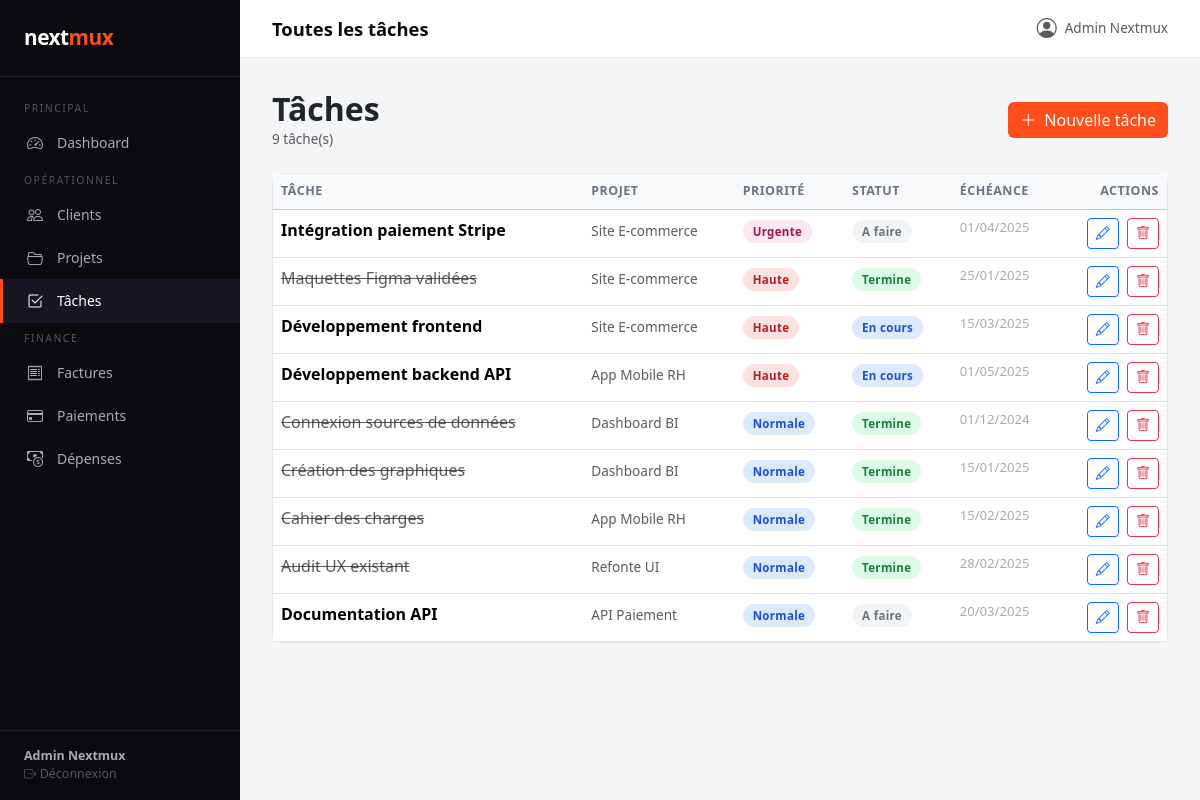
The app's page /index.php?module=taches&action=index (signed in) with its own data.
### tables this page shows
CREATE TABLE IF NOT EXISTS taches (
  id INT AUTO_INCREMENT PRIMARY KEY,
  projet_id INT NOT NULL,
  titre VARCHAR(200) NOT NULL,
  description TEXT,
  priorite ENUM('basse','normale','haute','urgente') DEFAULT 'normale',
  statut ENUM('a_faire','en_cours','termine') DEFAULT 'a_faire',
  date_echeance DATE,
  created_at DATETIME DEFAULT CURRENT_TIMESTAMP,
  FOREIGN KEY (projet_id) REFERENCES projets(id) ON DELETE CASCADE
);

CREATE TABLE IF NOT EXISTS projets (
  id INT AUTO_INCREMENT PRIMARY KEY,
  client_id INT NOT NULL,
  nom VARCHAR(150) NOT NULL,
  description TEXT,
  date_debut DATE,
  date_fin DATE,
  statut ENUM('en_cours','termine','suspendu','annule') DEFAULT 'en_cours',
  budget DECIMAL(10,2) DEFAULT 0,
  created_at DATETIME DEFAULT CURRENT_TIMESTAMP,
  FOREIGN KEY (client_id) REFERENCES clients(id) ON DELETE CASCADE
);

### controllers/tachesController.php (called while the page is built, shortened)
<?php
require_once __DIR__ . '/../models/Tache.php';
class TachesController {
    private Tache  $model;
    public function __construct() {
        $this->model       = new Tache();
    }
    public function index(): void {
        $taches     = $this->model->getAll();
        require_once __DIR__ . '/../views/taches/index.php';
    }
}

### config/db.php (called while the page is built, shortened)
<?php
function getDB(): PDO {
    static $pdo = null;
    if ($pdo === null) {
        $dsn = "mysql:host=" . DB_HOST . ";dbname=" . DB_NAME . ";charset=" . DB_CHARSET;
        try {
            $pdo = new PDO($dsn, DB_USER, DB_PASS, [
                PDO::ATTR_ERRMODE            => PDO::ERRMODE_EXCEPTION,
                PDO::ATTR_DEFAULT_FETCH_MODE => PDO::FETCH_ASSOC,
                PDO::ATTR_EMULATE_PREPARES   => false,
            ]);
        } catch (PDOException $e) {
            die(json_encode(['error' => 'Connexion BDD échouée : ' . $e->getMessage()]));
        }
    }
    return $pdo;
}

### models/Tache.php (called while the page is built, shortened)
<?php
class Tache {
    private PDO $db;
    public function __construct() {
        $this->db = getDB();
    }
    public function getAll(): array {
        $stmt = $this->db->query("
            SELECT t.*, p.nom AS projet_nom
            FROM taches t
            JOIN projets p ON t.projet_id = p.id
            ORDER BY FIELD(t.priorite,'urgente','haute','normale','basse'), t.date_echeance
        ");
        return $stmt->fetchAll();
    }
}

### views/taches/index.php (the view, shortened to what this page needs)
<?php require_once __DIR__ . '/../layout/header.php'; ?>
<div class="d-flex justify-content-between align-items-center mb-4">
  <div>
    <h2 class="mb-0 fw-bold">Tâches</h2>
    <p class="text-muted mb-0" style="font-size:0.85rem"><?= count($taches) ?> tâche(s)</p>
  </div>
  <a href="index.php?module=taches&action=create" class="btn btn-accent">
    <i class="bi bi-plus-lg me-1"></i> Nouvelle tâche
  </a>
</div>
<div class="card">
  <div class="card-body p-0">
    <?php if (empty($taches)): ?>
      <div class="text-center py-5 text-muted">
        <i class="bi bi-check2-square fs-1 d-block mb-2"></i>Aucune tâche.
      </div>
    <?php else: ?>
    <table class="table table-hover mb-0">
      <thead class="table-light">
        <tr><th>Tâche</th><th>Projet</th><th>Priorité</th><th>Statut</th><th>Échéance</th><th class="text-end">Actions</th></tr>
      </thead>
      <tbody>
        <?php foreach ($taches as $t): ?>
        <tr>
          <td class="<?= $t['statut'] === 'termine' ? 'text-decoration-line-through text-muted' : 'fw-semibold' ?>">
            <?= htmlspecialchars($t['titre']) ?>
          </td>
          <td>
            <a href="index.php?module=projets&action=show&id=<?= $t['projet_id'] ?>"
               class="text-muted text-decoration-none" style="font-size:0.85rem">
              <?= htmlspecialchars($t['projet_nom']) ?>
            </a>
          </td>
          <td><span class="status-badge badge-<?= $t['priorite'] ?>"><?= ucfirst($t['priorite']) ?></span></td>
          <td><span class="status-badge badge-<?= $t['statut'] ?>"><?= ucfirst(str_replace('_',' ',$t['statut'])) ?></span></td>
          <td style="font-size:0.82rem;color:#aaa">
            <?= $t['date_echeance'] ? date('d/m/Y', strtotime($t['date_echeance'])) : '—' ?>
          </td>
          <td class="text-end">
            <a href="index.php?module=taches&action=edit&id=<?= $t['id'] ?>&projet_id=<?= $t['projet_id'] ?>"
               class="btn btn-sm btn-outline-primary me-1"><i class="bi bi-pencil"></i></a>
            <form method="POST"
                  action="index.php?module=taches&action=delete&id=<?= $t['id'] ?>&projet_id=<?= $t['projet_id'] ?>"
                  class="d-inline" onsubmit="return confirm('Supprimer cette tâche ?')">
              <button class="btn btn-sm btn-outline-danger"><i class="bi bi-trash"></i></button>
            </form>
          </td>
        </tr>
        <?php endforeach; ?>
      </tbody>
    </table>
    <?php endif; ?>
  </div>
</div>
<?php require_once __DIR__ . '/../layout/footer.php'; ?>

### views/layout/header.php (style rules this page uses)
:root { --sidebar-w: 240px; --accent: #FF4D1C; --dark: #0a0a0f; }
body { background: #f4f5f7; font-family: 'Segoe UI', sans-serif; }
.card { border: 1px solid #e5e7eb; border-radius: 10px; }
.badge-en_cours { background: #dbeafe; color: #1d4ed8; }
.badge-termine { background: #dcfce7; color: #15803d; }
.badge-a_faire { background: #f3f4f6; color: #6b7280; }
.badge-haute { background: #fee2e2; color: #b91c1c; }
.badge-urgente { background: #fce7f3; color: #9d174d; }
.badge-normale { background: #dbeafe; color: #1d4ed8; }
.status-badge { display: inline-block; padding: 3px 10px; border-radius: 20px; font-size: 0.72rem; font-weight: 600; letter-spacing: 0.3px; }
.btn-accent { background: var(--accent); color: white; border: none; }
table.table th { font-size: 0.78rem; text-transform: uppercase; letter-spacing: 0.5px; color: #6b7280; font-weight: 600; }

### records on screen
taches: titre "Intégration paiement Stripe", projet.nom "Site E-commerce", priorite "Urgente", statut "A faire", date_echeance "01/04/2025"
taches: titre "Maquettes Figma validées", projet.nom "Site E-commerce", priorite "Haute", statut "Termine", date_echeance "25/01/2025"
taches: titre "Développement frontend", projet.nom "Site E-commerce", priorite "Haute", statut "En cours", date_echeance "15/03/2025"
taches: titre "Développement backend API", projet.nom "App Mobile RH", priorite "Haute", statut "En cours", date_echeance "01/05/2025"
taches: titre "Connexion sources de données", projet.nom "Dashboard BI", priorite "Normale", statut "Termine", date_echeance "01/12/2024"
taches: titre "Création des graphiques", projet.nom "Dashboard BI", priorite "Normale", statut "Termine", date_echeance "15/01/2025"
taches: titre "Cahier des charges", projet.nom "App Mobile RH", priorite "Normale", statut "Termine", date_echeance "15/02/2025"
taches: titre "Audit UX existant", projet.nom "Refonte UI", priorite "Normale", statut "Termine", date_echeance "28/02/2025"
taches: titre "Documentation API", projet.nom "API Paiement", priorite "Normale", statut "A faire", date_echeance "20/03/2025"

### other values on screen
$user['nom'] "Admin Nextmux"
$page_title "Toutes les tâches"
count($taches) "9"
